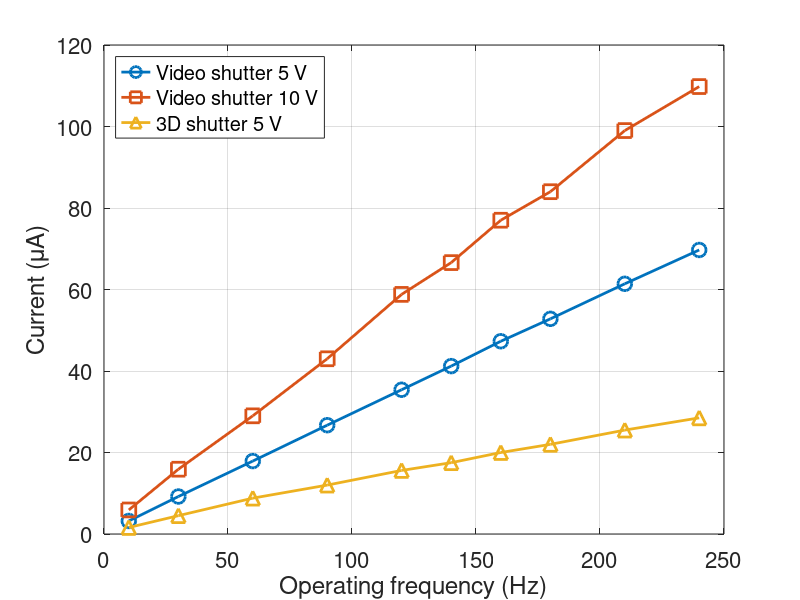

MATLAB code to generate this figure:

c_v_5v = [
3.2
9.2
17.9
26.7
35.4
41.2
47.3
52.8
61.4
69.7];
c_v_5v=c_v_5v';

c_v_10v =[5.9
15.9
29
43
58.8
66.6
77
84
99
109.8
];
c_v_10v =c_v_10v';

c_3_5v =[1.6
4.5
8.8
12
15.6
17.5
20
22
25.5
28.5
];
c_3_5v=c_3_5v';

freq =[10
30
60
90
120
140
160
180
210
240];

plot(freq,c_v_5v,'-o','Markersize',10,'Linewidth', 2)
hold on
plot(freq,c_v_10v,'-s','Markersize',10,'Linewidth', 2) 
hold on
plot(freq,c_3_5v,'-^','Markersize',10,'Linewidth', 2) 
plotnumber=0;
grid on
plotnumber =0;
set(gca, 'fontsize', 16)
set(gcf, 'Position', [300+plotnumber*50 240+plotnumber*20 600 400]);% set(gca,'fontsize', 25);
xlabel('Operating frequency (Hz)')
ylabel('Current (\muA)')
% title('Current conusmption')
legend('Video shutter 5 V', 'Video shutter 10 V', '3D shutter 5 V','Location','northwest')
